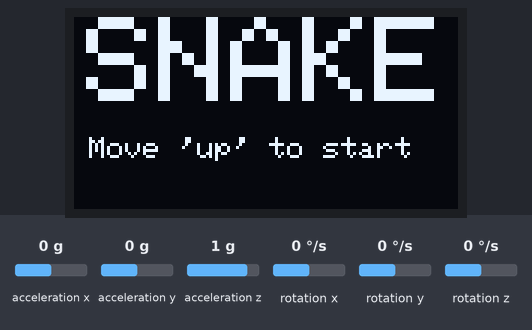
The program below on a simulated Arduino Uno, built with avr-gcc and run on an emulated ATmega328P. Shown: 128×64 one-colour display. The inputs (shaded band) are chosen by the test bench; at power-on: acceleration x 0 g, acceleration y 0 g, acceleration z 1 g, rotation x 0 °/s, rotation y 0 °/s, rotation z 0 °/s. Random numbers use the default seed unless the program sets one.

Above: at 1.2 s.
1.3 s: acceleration x set to -1.4 g
3.7 s: acceleration y set to -1.4 g
5.3 s: acceleration y set to 0 g
6.8 s: acceleration y set to -0.8 g
8.4 s: acceleration y set to 0.1 g
At 8.93 s:
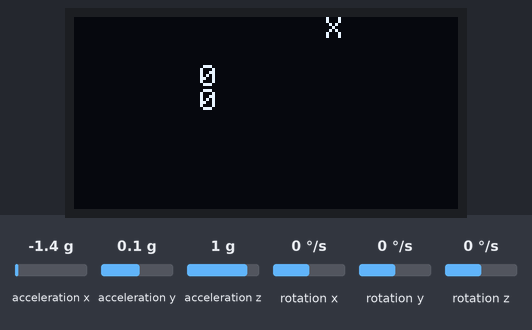
At 9.55 s:
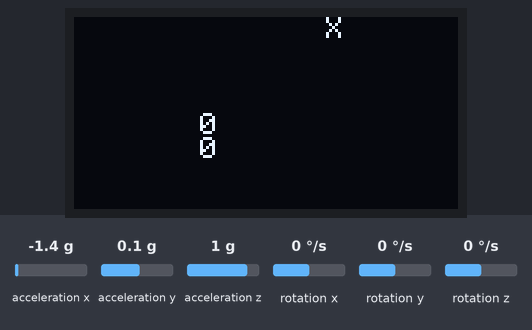
Timing chart, 0 to 11.4 s (numbered marks = the images above; inputs shaded):
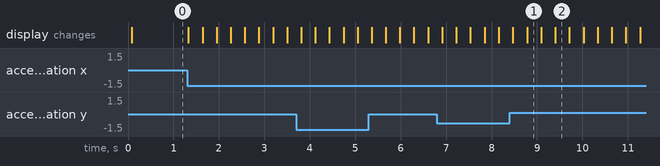

The program:

main.cpp
```cpp
#include "Snake/Snake.h"
#include "Adafruit_SSD1306.h"
#include "MPU6050.h"
#include "AT24CX.h"


#define OLED_RESET 4
Adafruit_SSD1306 display(OLED_RESET);
AT24C64 memory;
MPU6050 sensor;

Snake snake;
Food food;


//Reads the accelerometer and sets direction
int getDirection(){
  int16_t ax,ay,az;
  sensor.getAcceleration(&ax, &ay, &az);

  if(ay<-5000)
    return LEFT;
  if(ay>5000)
    return RIGHT;
  if(ax<-5000)
    return UP;
  if(ax>5000)
    return DOWN;
  return 0;
}

//prints one char at the specified coord
void printXY(int x, int y, char c){
  display.setCursor(x*6,y*8);
  display.print(c);
}
//clears one char at the specified coord
void clearChar(int x, int y, char c){
  display.setTextColor(BLACK);
  display.setCursor(x*6,y*8);
  display.print(c);
  display.setTextColor(WHITE);
}
//Resets the food's position and increases one point
void eat(){
  clearChar(food.posX,food.posY,'X');
  food.randPos();
  printXY(food.posX,food.posY,'X');
  snake.points++;
}
// Where the player plays xD
void game(){
  display.clearDisplay();
  display.setTextSize(1);
  display.setTextColor(WHITE);
  snake.points=0;
  food.randPos();
  snake.randPos();
  printXY(food.posX,food.posY,'X');

  while(true){
    snake.turn(getDirection());
    snake.move();
    for (int i = 0; i < snake.points; i++)
      printXY(snake.body[i].posX,snake.body[i].posY,'0');
    printXY(snake.posX,snake.posY,'0');
    clearChar(snake.body[snake.points].posX,snake.body[snake.points].posY,'0');
    if(snake.crashes())
      return;
    if(snake.crashes(food.posX,food.posY))
      eat();
    display.display();
  }
}

//Writes with the specified size and coords
void write(int textSize, int coordX, int coordY, String text){
  display.setTextColor(WHITE);
  display.setTextSize(textSize);
  display.setCursor(coordX,coordY);
  display.print(text);
  display.display();
}

void startScreen(){
  display.clearDisplay();
  write(4,4,0,"SNAKE");
  write(1,5,40,"Move 'up' to start");
  while(getDirection()!=UP);

}
void showScores(){
  display.clearDisplay();
  write(2,3,0,"HIGHSCORES");
  write(1,48,17,"1: ");display.print(memory.readInt(10));
  write(1,48,26,"2: ");display.print(memory.readInt(20));
  write(1,48,35,"3: ");display.print(memory.readInt(30));
  write(1,48,44,"4: ");display.print(memory.readInt(40));
  write(1,48,53,"5: ");display.print(memory.readInt(50));
  display.display();
  delay(5000);
}
void BubbleSort()
{
  int temp;
  int num[6];
  for(int i = 0; i < 6; i++)
    num[i]=memory.readInt((i+1)*10);

  for(int i = 1; i <= 6; i++)
  {
    for (int j=0; j < 5; j++)
    {
      if (num[j] < num[j+1])
      {
          temp = num[j];
          num[j] = num[j+1];
          num[j+1] = temp;
      }
    }
  }

  for(int i = 0; i < 6; i++)
    memory.writeInt((i+1)*10,num[i]);


}
void endGame(){
  display.clearDisplay();
  write(2,8,0,"GAME OVER");
  memory.writeInt(60,snake.points);
  write(1,0,20,(snake.points<=memory.readInt(50))?"YOUR SCORE ":"NEW HIGHSCORE!!!");display.print(snake.points);display.display();
  BubbleSort();


  delay(5000);
}
void loop() {
  startScreen();
  game();
  endGame();
  showScores();
}

void setup()   {
  Wire.begin();
  sensor.initialize();
  display.begin(SSD1306_SWITCHCAPVCC, 0x3C);

  snake=Snake(0,0,20,7,0,0,0);
  food=Food(0,0,20,7,0,0);
}
```

Body.h
```cpp
struct Body
    {
        unsigned char posX;
        unsigned char posY;
    };
```

Snake.cpp
```cpp
#include "Snake.h"
#include "stdlib.h"
Snake::Snake(){
    posX=0; posY=0; maxX=20; maxY=20; minX=0; minY=0;
    direction=RIGHT;
    points=0;
}

Snake::Snake(unsigned char posX, unsigned char posY, unsigned char maxX, unsigned char maxY, unsigned char minX, unsigned char minY, unsigned char points) {
    Snake::posX = posX;
    Snake::posY = posY;
    Snake::maxX = maxX;
    Snake::maxY = maxY;
    Snake::minX = minX;
    Snake::minY = minY;
    Snake::points=points;
    direction=RIGHT;

}

void Snake::move() {

    for(unsigned char i=points;i>0;i--){
        body[i]=body[i-1];
    }
    body[0].posX=Snake::posX; body[0].posY=Snake::posY;

    switch (direction)
    {
    case UP:
        posY == minY ? posY = maxY : posY--;
        break;
    case DOWN:
        posY == maxY ? posY = minY : posY++;
        break;
    case RIGHT:
        posX == maxX ? posX = minX : posX++;
        break;
    case LEFT:
        posX == minX ? posX = maxX : posX--;
        break;
    default:
        break;
    }
}

void Snake::turn(unsigned char direction){
    if(direction==Snake::direction)
        return;
    switch (direction)
    {
        case UP:
            if(Snake::direction!=DOWN)
                Snake::direction=direction;
            break;
        case DOWN:
            if(Snake::direction!=UP)
                Snake::direction=direction;
            break;
        case LEFT:
            if(Snake::direction!=RIGHT)
                Snake::direction=direction;
            break;
        case RIGHT:
            if(Snake::direction!=LEFT)
                Snake::direction=direction;
            break;

        default:
            break;
    }
}

bool Snake::crashes() {
    for(unsigned char i = 0; i < points; i++)
    {
        if(body[i].posX==posX&&body[i].posY==posY)
            return true;
    }
    return false;
}

bool Snake::crashes(unsigned char posX, unsigned char posY){
    if(Snake::posX==posX&&Snake::posY==posY)
        return true;
    return false;
}


void Snake::randPos(){
    posX=(rand() % (maxX - minX + 1)) + minX;
    posY=(rand() % (maxY - minY + 1)) + minY;
}


Food::Food(unsigned char posX,unsigned char posY,unsigned char maxX,unsigned char maxY,unsigned char minX,unsigned char minY){
    Food::posX = posX;
    Food::posY = posY;
    Food::maxX = maxX;
    Food::maxY = maxY;
    Food::minX = minX;
    Food::minY = minY;
}
Food::Food(){}
void Food::randPos(){
    posX=(rand() % (maxX - minX + 1)) + minX;
    posY=(rand() % (maxY - minY + 1)) + minY;
}
```

Snake.h
```cpp
#define UP 1
#define DOWN 2
#define LEFT 3
#define RIGHT 4
#include "Body.h"
class Snake
{
public:
    unsigned char posX, posY, maxX, maxY, minX, minY, direction, points;
    struct Body body[167];
    Snake(unsigned char posX,unsigned char posY,unsigned char maxX,unsigned char maxY,unsigned char minX,unsigned char minY, unsigned char points);
    Snake();
    //moves the object one position forwards direction
    void move();

    //changes direction if possible (cant go backwards)
    void turn(unsigned char direction);

    //checks if another object is at the same position
    bool crashes();
    bool crashes(unsigned char posX, unsigned char posY);
    //changes the position randomly inside the max-min ranges
    void randPos();
};


class Food
{
public:
    unsigned char posX, posY, maxX, maxY, minX, minY;
    Food(unsigned char posX,unsigned char posY,unsigned char maxX,unsigned char maxY,unsigned char minX,unsigned char minY);
    Food();
    void randPos();
};
```
